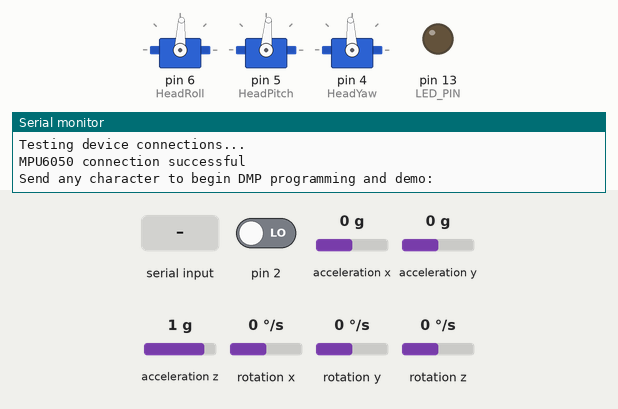
Recording of a sketch running on a simulated Arduino Uno, built with avr-gcc and run on an emulated ATmega328P. Parts: 3 × servo, output pins drawn as LEDs (lit = HIGH), the last lines printed to the serial monitor. The test bench sets the inputs (shaded band); at power-on: acceleration x 0 g, acceleration z 1 g, acceleration y 0 g, pin 2 LOW, rotation x 0 °/s, rotation y 0 °/s, rotation z 0 °/s. The sensor or clock chip raises its interrupt line as the real part does.

Above: at 0.9 s.
1.0 s: "1" received over Serial
At 3.9 s:
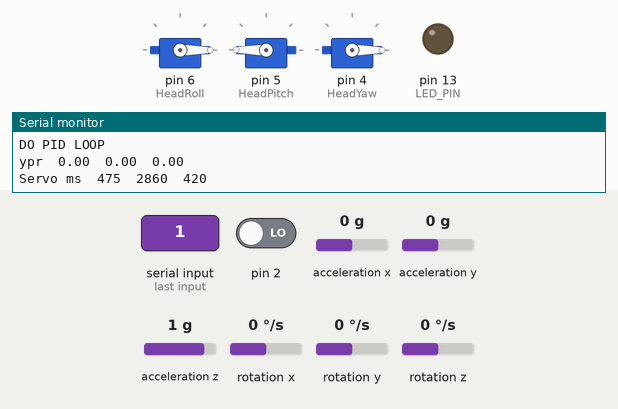
4.0 s: acceleration x set to 1.4 g
At 6.07 s:
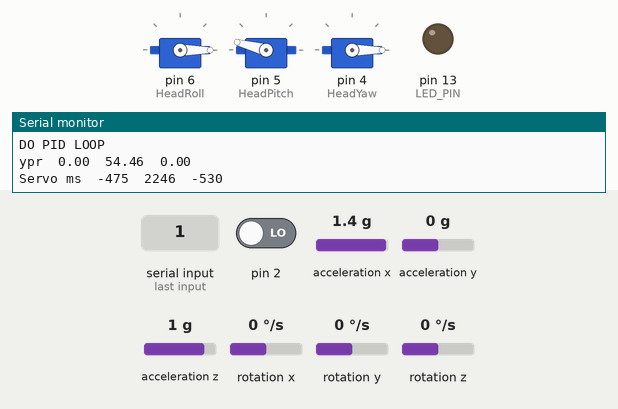
7.0 s: acceleration z set to 0 g
10.0 s: acceleration y set to -0.2 g
At 12.47 s:
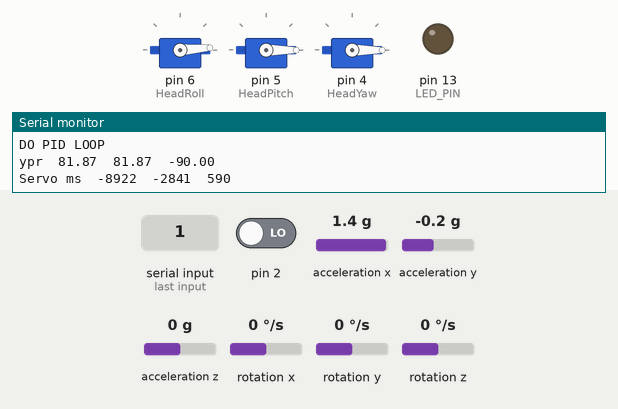
13.0 s: acceleration x set to -1.4 g
At 15.9 s:
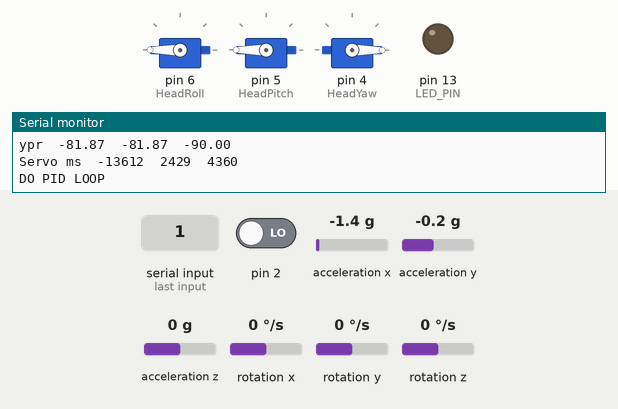
16.0 s: acceleration y set to 0.8 g
At 35.8 s:
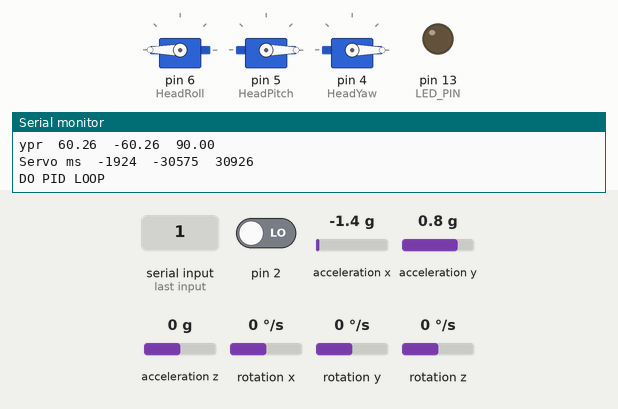
Timing chart, 0 to 41.7 s (numbered marks = the images above; inputs shaded):
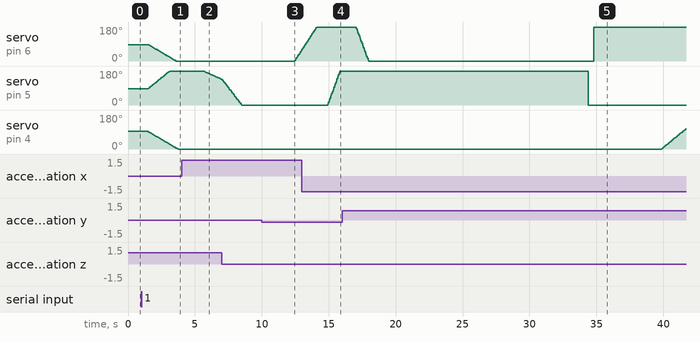

Measured:
- the behaviour switches between 0 and -0.1 g on acceleration y (found by bisection; images 2 and 3)
- after the input at 1.0 s, servo on pin 6 (HeadRoll): moves from 87° to 0° over 2.0 s, starting after 0.52 s; servo on pin 5 (HeadPitch): moves from 85° to 180° over 1.6 s, starting after 0.52 s; servo on pin 4 (HeadYaw): moves from 93° to 0° over 2.2 s, starting after 0.52 s
- after the input at 4.0 s, servo on pin 5 (HeadPitch): moves from 180° to 137° over 1.3 s, starting after 1.7 s
- after the input at 10.0 s, servo on pin 6 (HeadRoll): moves from 0° to 61° over 0.53 s, starting after 2.5 s
- after the input at 13.0 s, servo on pin 5 (HeadPitch): moves from 0° to 180° over 0.93 s, starting after 1.9 s
- after the input at 16.0 s, servo on pin 5 (HeadPitch): 180° → 0° after 18.4 s instead of 15.1 s

The sketch:

Acc_Head_control.ino
```cpp
// I2Cdev and MPU6050 must be installed as libraries, or else the .cpp/.h files
// for both classes must be in the include path of your project
#include "I2Cdev.h"
#include "MPU6050_6Axis_MotionApps20.h"
#include "Wire.h"

#include <Servo.h>


/****************************************************************************
Set-up for MPU6050 accelerometer

NOTE: In addition to connection 3.3v, GND, SDA, and SCL, this sketch
depends on the MPU-6050's INT pin being connected to the Arduino's
external interrupt #0 pin. On the Arduino Uno and Mega 2560, this is
digital I/O pin 2.
****************************************************************************/
// class default I2C address is 0x68
MPU6050 mpu;

#define LED_PIN 13 // (Arduino is 13, Teensy is 11, Teensy++ is 6)
bool blinkState = false;

// MPU control/status vars
bool dmpReady = false;  // set true if DMP init was successful
uint8_t mpuIntStatus;   // holds actual interrupt status byte from MPU
uint8_t devStatus;      // return status after each device operation (0 = success, !0 = error)
uint16_t packetSize;    // expected DMP packet size (default is 42 bytes)
uint16_t fifoCount;     // count of all bytes currently in FIFO
uint8_t fifoBuffer[64]; // FIFO storage buffer

// orientation/motion vars
Quaternion q;           // [w, x, y, z]         quaternion container
VectorInt16 aa;         // [x, y, z]            accel sensor measurements
VectorInt16 aaReal;     // [x, y, z]            gravity-free accel sensor measurements
VectorInt16 aaWorld;    // [x, y, z]            world-frame accel sensor measurements
VectorFloat gravity;    // [x, y, z]            gravity vector
float euler[3];         // [psi, theta, phi]    Euler angle container
float ypr[3];           // [yaw, pitch, roll]   yaw/pitch/roll container and gravity vector


/****************************************************************************
Set-up for head servos

Roll servo  - Pin 6
Pitch servo - Pin 5
Yaw servo   - Pin 4
****************************************************************************/

Servo HeadRoll;
Servo HeadPitch;
Servo HeadYaw;

unsigned long previousMillis = 0;


int HeadYawms = 1500;
int HeadPitchms = 1425;
int HeadRollms = 1445;

//Servo set points in degrees
volatile int xSetpoint = 25;
volatile int ySetpoint = 35;
volatile int zSetpoint = -25;


/******************************************************************
               INTERRUPT DETECTION ROUTINE
******************************************************************/

volatile bool mpuInterrupt = false;     // indicates whether MPU interrupt pin has gone high
void dmpDataReady() {
    mpuInterrupt = true;
}


void setup() {


    Serial.begin(115200);

    Wire.begin();
    TWBR = 24; // 400kHz I2C clock (200kHz if CPU is 8MHz)


    /******************************************************************
     Initialise Servos and set to home positions
    ******************************************************************/
    HeadRoll.attach(6);
    HeadPitch.attach(5);
    HeadYaw.attach(4);

    HeadRoll.writeMicroseconds(HeadRollms);
    HeadPitch.writeMicroseconds(HeadPitchms);
    HeadYaw.writeMicroseconds(HeadYawms);

    /******************************************************************
     Initialise MPU6050
    ******************************************************************/
    // initialize device
    Serial.println(F("Initializing I2C devices..."));
    mpu.initialize();

    // verify connection
    Serial.println(F("Testing device connections..."));
    Serial.println(mpu.testConnection() ? F("MPU6050 connection successful") : F("MPU6050 connection failed"));

    // wait for ready
    Serial.println(F("\nSend any character to begin DMP programming and demo: "));
    while (Serial.available() && Serial.read()); // empty buffer
    while (!Serial.available());                 // wait for data
    while (Serial.available() && Serial.read()); // empty buffer again

    // load and configure the DMP
    Serial.println(F("Initializing DMP..."));
    devStatus = mpu.dmpInitialize();

    // supply your own gyro offsets here, scaled for min sensitivity

    mpu.setXAccelOffset(-4650); //220
    mpu.setYAccelOffset(-980); //76
    mpu.setZAccelOffset(1450); //-85


    mpu.setXGyroOffset(-35); //220
    mpu.setYGyroOffset(40); //76
    mpu.setZGyroOffset(-80); //-85

    // make sure it worked (returns 0 if so)
    if (devStatus == 0) {
        // turn on the DMP, now that it's ready
        Serial.println(F("Enabling DMP..."));
        mpu.setDMPEnabled(true);

        // enable Arduino interrupt detection
        Serial.println(F("Enabling interrupt detection (Arduino external interrupt 0)..."));
        attachInterrupt(0, dmpDataReady, RISING);
        mpuIntStatus = mpu.getIntStatus();

        // set our DMP Ready flag so the main loop() function knows it's okay to use it
        Serial.println(F("DMP ready! Waiting for first interrupt..."));
        dmpReady = true;

        // get expected DMP packet size for later comparison
        packetSize = mpu.dmpGetFIFOPacketSize();
    }
    else {
        // ERROR!
        // 1 = initial memory load failed
        // 2 = DMP configuration updates failed
        // (if it's going to break, usually the code will be 1)
        Serial.print(F("DMP Initialization failed (code "));
        Serial.print(devStatus);
        Serial.println(F(")"));
    }

    // configure LED for output
    pinMode(LED_PIN, OUTPUT);
}


// ================================================================
// ===                    MAIN PROGRAM LOOP                     ===
// ================================================================

void loop() {
    // if programming failed, don't try to do anything
    if (!dmpReady) return;

    // wait for MPU interrupt or extra packet(s) available
    while (!mpuInterrupt && fifoCount < packetSize) {
        // other program behavior stuff here

    }


    // reset interrupt flag and get INT_STATUS byte
    mpuInterrupt = false;
    mpuIntStatus = mpu.getIntStatus();

    // get current FIFO count
    fifoCount = mpu.getFIFOCount();

    // check for overflow (this should never happen unless our code is too inefficient)
    if ((mpuIntStatus & 0x10) || fifoCount == 1024) {
        // reset so we can continue cleanly
        mpu.resetFIFO();
        Serial.println(F("FIFO overflow!"));

    // otherwise, check for DMP data ready interrupt (this should happen frequently)
    }
    else if (mpuIntStatus & 0x02) {
        // wait for correct available data length, should be a VERY short wait
        while (fifoCount < packetSize) fifoCount = mpu.getFIFOCount();

        // read a packet from FIFO
        mpu.getFIFOBytes(fifoBuffer, packetSize);

        // track FIFO count here in case there is > 1 packet available
        // (this lets us immediately read more without waiting for an interrupt)
        fifoCount -= packetSize;


        // display Euler angles in degrees
        mpu.dmpGetQuaternion(&q, fifoBuffer);
        mpu.dmpGetGravity(&gravity, &q);
        mpu.dmpGetYawPitchRoll(ypr, &q, &gravity);


        unsigned long currentMillis = millis();

        if(currentMillis - previousMillis > 50) //use this to determine frequency of servo loop
        {
            // save the last time pid loop was called
            previousMillis = currentMillis;
            ServoPID(ypr[0] * 180/M_PI,ypr[1] * 180/M_PI,ypr[2] * 180/M_PI);
        }


    }
}


void ServoPID(float x,float y,float z){

    Serial.println("DO PID LOOP");
    Serial.print("ypr\t");
    Serial.print(x);
    Serial.print("\t");
    Serial.print(y);
    Serial.print("\t");
    Serial.println(z);

    float xError = x - xSetpoint;
    HeadYawms = HeadYawms + int(xError*1);
    HeadYaw.writeMicroseconds(HeadYawms);

    float yError = y - ySetpoint;
    HeadPitchms = HeadPitchms - int(yError*1);
    HeadPitch.writeMicroseconds(HeadPitchms);

    float zError = z - zSetpoint;
    HeadRollms = HeadRollms - int(zError*1);
    HeadRoll.writeMicroseconds(HeadRollms);

    Serial.print("Servo ms\t");
    Serial.print(HeadYawms);
    Serial.print("\t");
    Serial.print(HeadPitchms);
    Serial.print("\t");
    Serial.println(HeadRollms);


}
```
